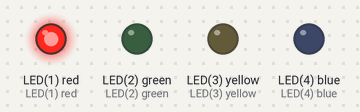
Bench run of a program on a simulated pyboard running MicroPython. Parts: output pins drawn as LEDs (lit = HIGH). At 8.0 s the program stops and its outputs stay as they are.

Above: at 0.1 s.
At 2.1 s:
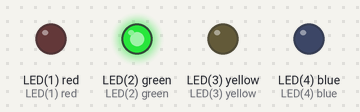
At 4.1 s:
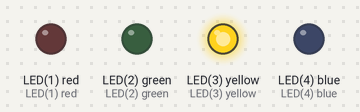
At 6.1 s:
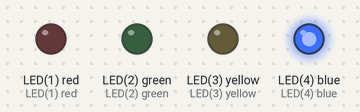
At 8.1 s:
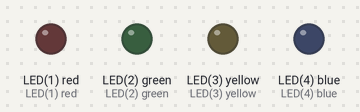
Timing chart, 0 to 9.5 s (numbered marks = the images above):
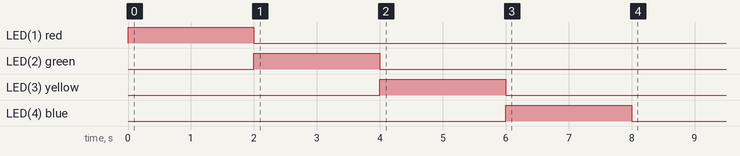

The program:

led1.py
```python
from pyb import LED
from pyb import delay

led_red = LED(1)
led_green = LED(2)
led_orange = LED(3)
led_blue = LED(4)

leds = [led_red,led_green,led_orange,led_blue]

for led in leds:
    led.on()
    delay(2000)
    led.off()
```

Measured:
- by itself, LED(1) red: LOW → HIGH at 0.00 s, → LOW 2.0 s later
- by itself, LED(2) green: LOW → HIGH at 2.0 s, → LOW 2.0 s later
- by itself, LED(3) yellow: LOW → HIGH at 4.0 s, → LOW 2.0 s later
- by itself, LED(4) blue: LOW → HIGH at 6.0 s, → LOW 2.0 s later
